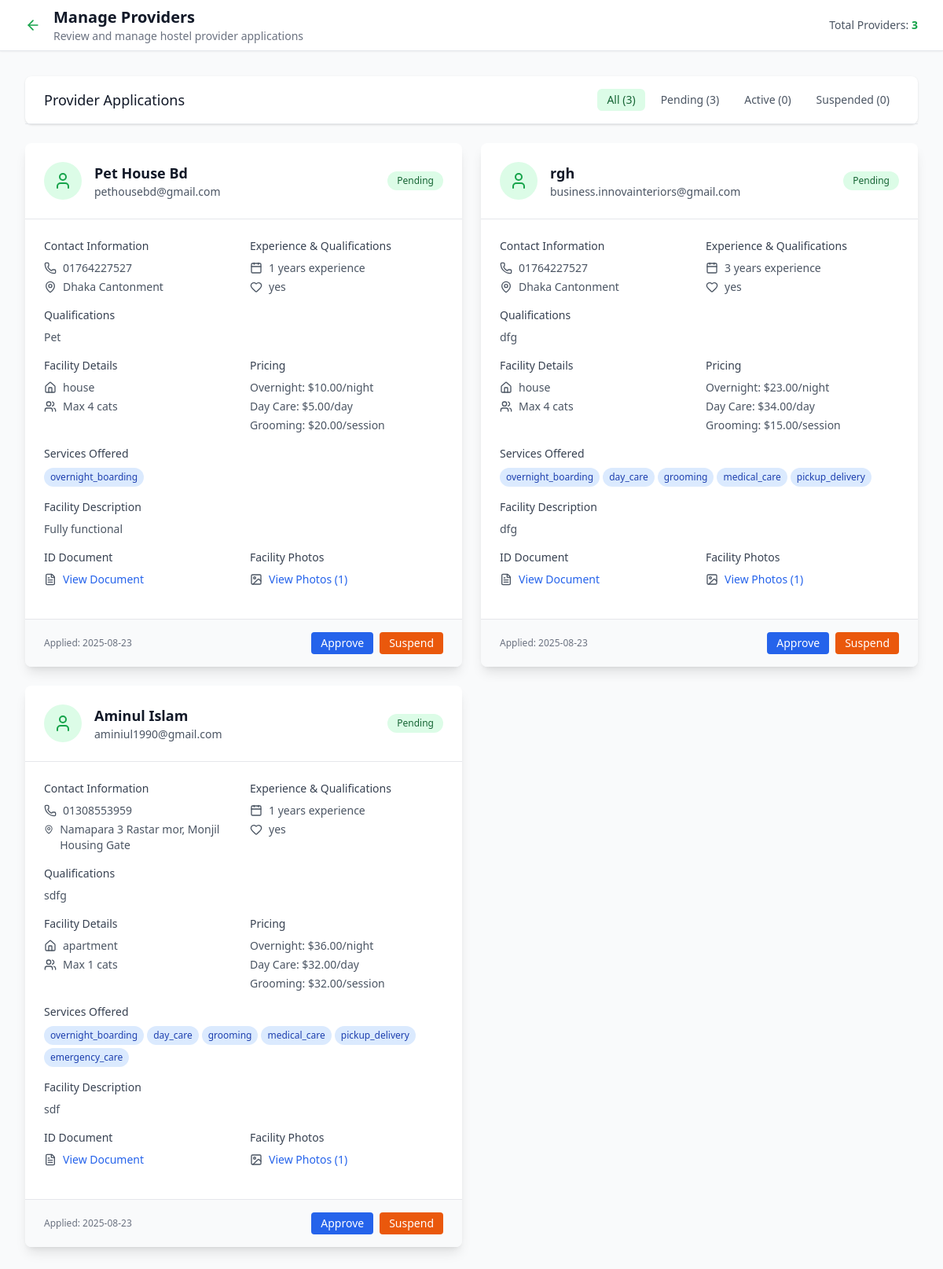
The page /dashboard-pages/providers.php on the database its author committed.
### tables this page shows
CREATE TABLE `hostel_providers` (
  `id` int(11) NOT NULL,
  `full_name` varchar(150) NOT NULL,
  `email` varchar(150) NOT NULL,
  `phone` varchar(50) NOT NULL,
  `address` text NOT NULL,
  `experience_years` int(11) NOT NULL,
  `own_cats` varchar(50) NOT NULL,
  `qualifications` text DEFAULT NULL,
  `property_type` varchar(100) NOT NULL,
  `max_capacity` int(11) NOT NULL,
  `services` text DEFAULT NULL,
  `facility_description` text DEFAULT NULL,
  `overnight_rate` decimal(10,2) NOT NULL,
  `day_care_rate` decimal(10,2) DEFAULT NULL,
  `grooming_rate` decimal(10,2) DEFAULT NULL,
  `id_document` varchar(255) DEFAULT NULL,
  `facility_photos` longtext DEFAULT NULL CHECK (json_valid(`facility_photos`)),
  `created_at` timestamp NOT NULL DEFAULT current_timestamp()
);

### dashboard-pages/providers.php (the view, shortened to what this page needs)
<?php
$conn = getDatabaseConnection();
$sql = "SELECT * FROM hostel_providers ORDER BY id DESC";
$result = $conn->query($sql);
$providers = [];
$statusCounts = ['all' => 0, 'pending' => 0, 'active' => 0, 'suspended' => 0];
if ($result->num_rows > 0) {
    while ($row = $result->fetch_assoc()) {
        $row['status'] = $row['status'] ?? 'pending';
        $providers[] = $row;
        $statusCounts['all']++;
        if (isset($statusCounts[$row['status']]))
            $statusCounts[$row['status']]++;
    }
}
?>
<!DOCTYPE html>
<html lang="en">
<head>
    <script src="https://cdn.tailwindcss.com"></script>
</head>
<body class="bg-gray-50">
    <header class="bg-white shadow-sm border-b">
        <div class="max-w-7xl mx-auto px-4 sm:px-6 lg:px-8">
            <div class="flex justify-between items-center h-16">
                <div class="flex items-center space-x-4">
                    <a href="../dashboard.php" class="text-green-600 hover:text-green-800">
                        <i data-lucide="arrow-left" class="w-5 h-5"></i>
                    </a>
                    <div>
                        <h1 class="text-xl font-semibold text-gray-900">Manage Providers</h1>
                        <p class="text-sm text-gray-500">Review and manage hostel provider applications</p>
                    </div>
                </div>
                <div class="flex items-center space-x-4">
                    <div class="text-sm text-gray-600">
                        Total Providers: <span class="font-semibold text-green-600"><?= $statusCounts['all'] ?></span>
                    </div>
                </div>
            </div>
        </div>
    </header>
    <div class="max-w-7xl mx-auto px-4 sm:px-6 lg:px-8 py-8">
        <div class="bg-white rounded-lg shadow mb-6">
            <div class="px-6 py-4 border-b border-gray-200">
                <div class="flex items-center justify-between">
                    <h3 class="text-lg font-medium text-gray-900">Provider Applications</h3>
                    <div class="flex space-x-2">
                        <button class="filter-btn px-3 py-1 text-sm rounded-md bg-green-100 text-green-800"
                            data-filter="all">All (<?= $statusCounts['all'] ?>)</button>
                        <button class="filter-btn px-3 py-1 text-sm rounded-md text-gray-600 hover:bg-gray-100"
                            data-filter="pending">Pending (<?= $statusCounts['pending'] ?>)</button>
                        <button class="filter-btn px-3 py-1 text-sm rounded-md text-gray-600 hover:bg-gray-100"
                            data-filter="active">Active (<?= $statusCounts['active'] ?>)</button>
                        <button class="filter-btn px-3 py-1 text-sm rounded-md text-gray-600 hover:bg-gray-100"
                            data-filter="suspended">Suspended (<?= $statusCounts['suspended'] ?>)</button>
                    </div>
                </div>
            </div>
        </div>
        <div class="grid grid-cols-1 lg:grid-cols-2 gap-6" id="providers-container">
            <?php foreach ($providers as $provider):
                $facility_photos = json_decode($provider['facility_photos'], true) ?? [];
                ?>
                <div class="bg-white rounded-lg shadow-lg hover:shadow-xl transition-shadow provider-card"
                    data-status="<?= htmlspecialchars($provider['status']) ?>" data-id="<?= $provider['id'] ?>">
                    <div class="p-6 border-b border-gray-200">
                        <div class="flex items-center justify-between">
                            <div class="flex items-center space-x-4">
                                <div class="w-12 h-12 bg-green-100 rounded-full flex items-center justify-center">
                                    <i data-lucide="user" class="w-6 h-6 text-green-600"></i>
                                </div>
                                <div>
                                    <h3 class="text-lg font-semibold text-gray-900">
                                        <?= htmlspecialchars($provider['full_name']) ?>
                                    </h3>
                                    <p class="text-sm text-gray-600"><?= htmlspecialchars($provider['email']) ?></p>
                                </div>
                            </div>
                            <span class="px-3 py-1 text-xs font-medium rounded-full bg-green-100 text-green-800">
                                <?= ucfirst($provider['status']) ?>
                            </span>
                        </div>
                    </div>
                    <div class="p-6">
                        <div class="grid grid-cols-1 md:grid-cols-2 gap-4 mb-4">
                            <div>
                                <h4 class="text-sm font-medium text-gray-700 mb-2">Contact Information</h4>
                                <div class="space-y-1">
                                    <div class="flex items-center text-sm text-gray-600"><i data-lucide="phone"
                                            class="w-4 h-4 mr-2"></i><?= htmlspecialchars($provider['phone']) ?></div>
                                    <div class="flex items-start text-sm text-gray-600"><i data-lucide="map-pin"
                                            class="w-4 h-4 mr-2 mt-0.5"></i><?= htmlspecialchars($provider['address']) ?>
                                    </div>
                                </div>
                            </div>
                            <div>
                                <h4 class="text-sm font-medium text-gray-700 mb-2">Experience & Qualifications</h4>
                                <div class="space-y-1">
                                    <div class="flex items-center text-sm text-gray-600"><i data-lucide="calendar"
                                            class="w-4 h-4 mr-2"></i><?= htmlspecialchars($provider['experience_years']) ?>
                                        years experience</div>
                                    <div class="flex items-center text-sm text-gray-600"><i data-lucide="heart"
                                            class="w-4 h-4 mr-2"></i><?= htmlspecialchars($provider['own_cats']) ?></div>
                                </div>
                            </div>
                        </div>
                        <div class="mb-4">
                            <h4 class="text-sm font-medium text-gray-700 mb-2">Qualifications</h4>
                            <p class="text-sm text-gray-600"><?= htmlspecialchars($provider['qualifications']) ?></p>
                        </div>
                        <div class="grid grid-cols-1 md:grid-cols-2 gap-4 mb-4">
                            <div>
                                <h4 class="text-sm font-medium text-gray-700 mb-2">Facility Details</h4>
                                <div class="space-y-1">
                                    <div class="flex items-center text-sm text-gray-600"><i data-lucide="home"
                                            class="w-4 h-4 mr-2"></i><?= htmlspecialchars($provider['property_type']) ?>
                                    </div>
                                    <div class="flex items-center text-sm text-gray-600"><i data-lucide="users"
                                            class="w-4 h-4 mr-2"></i>Max <?= htmlspecialchars($provider['max_capacity']) ?>
                                        cats</div>
                                </div>
                            </div>
                            <div>
                                <h4 class="text-sm font-medium text-gray-700 mb-2">Pricing</h4>
                                <div class="space-y-1">
                                    <div class="text-sm text-gray-600">Overnight:
                                        $<?= htmlspecialchars($provider['overnight_rate']) ?>/night</div>
                                    <div class="text-sm text-gray-600">Day Care:
                                        $<?= htmlspecialchars($provider['day_care_rate']) ?>/day</div>
                                    <div class="text-sm text-gray-600">Grooming:
                                        $<?= htmlspecialchars($provider['grooming_rate']) ?>/session</div>
                                </div>
                            </div>
                        </div>
                        <div class="mb-4">
                            <h4 class="text-sm font-medium text-gray-700 mb-2">Services Offered</h4>
                            <div class="flex flex-wrap gap-1">
                                <?php foreach (explode(",", $provider['services']) as $service): ?>
                                    <span
                                        class="px-2 py-1 bg-blue-100 text-blue-800 text-xs rounded-full"><?= htmlspecialchars($service) ?></span>
                                <?php endforeach; ?>
                            </div>
                        </div>
                        <div class="mb-4">
                            <h4 class="text-sm font-medium text-gray-700 mb-2">Facility Description</h4>
                            <p class="text-sm text-gray-600"><?= htmlspecialchars($provider['facility_description']) ?></p>
                        </div>
                        <div class="grid grid-cols-1 md:grid-cols-2 gap-4 mb-4">
                            <div>
                                <h4 class="text-sm font-medium text-gray-700 mb-2">ID Document</h4>
                                <div class="flex items-center text-sm text-gray-600">
                                    <i data-lucide="file-text" class="w-4 h-4 mr-2"></i>
                                    <button class="text-blue-600 hover:text-blue-800 view-document-btn"
                                        data-document="<?= htmlspecialchars($provider['id_document']) ?>">View
                                        Document</button>
                                </div>
                            </div>
                            <div>
                                <h4 class="text-sm font-medium text-gray-700 mb-2">Facility Photos</h4>
                                <div class="flex items-center text-sm text-gray-600">
                                    <i data-lucide="image" class="w-4 h-4 mr-2"></i>
                                    <button class="text-blue-600 hover:text-blue-800 view-photos-btn"
                                        data-photos='<?= htmlspecialchars($provider['facility_photos']) ?>'>View Photos
                                        (<?= count($facility_photos) ?>)</button>
                                </div>
                            </div>
                        </div>
                    </div>
                    <div class="px-6 py-4 bg-gray-50 border-t border-gray-200 rounded-b-lg">
                        <div class="flex items-center justify-between">
                            <div class="text-xs text-gray-500">Applied:
                                <?= htmlspecialchars(date("Y-m-d", strtotime($provider['created_at']))) ?>
                            </div>
                            <div class="flex space-x-2">
                                <?php if ($provider['status'] === 'pending'): ?>
                                    <button
                                        class="bg-blue-600 text-white px-3 py-1 rounded text-sm hover:bg-blue-700 transition-colors approve-btn"
                                        data-id="<?= $provider['id'] ?>">Approve</button>
                                    <button
                                        class="bg-orange-600 text-white px-3 py-1 rounded text-sm hover:bg-orange-700 transition-colors suspend-btn"
                                        data-id="<?= $provider['id'] ?>">Suspend</button>
                                <?php elseif ($provider['status'] === 'active'): ?>
                                    <button
                                        class="bg-orange-600 text-white px-3 py-1 rounded text-sm hover:bg-orange-700 transition-colors suspend-btn"
                                        data-id="<?= $provider['id'] ?>">Suspend</button>
                                <?php elseif ($provider['status'] === 'suspended'): ?>
                                    <button
                                        class="bg-green-600 text-white px-3 py-1 rounded text-sm hover:bg-green-700 transition-colors approve-btn"
                                        data-id="<?= $provider['id'] ?>">Reactivate</button>
                                <?php endif; ?>
                            </div>
                        </div>
                    </div>
                </div>
            <?php endforeach; ?>
        </div>
    </div>
</body>
</html>

### rows shown on the page
hostel_providers: full_name "Pet House Bd", email "pethousebd@gmail.com", status "Pending", phone "01764227527", address "Dhaka Cantonment", experience_years "1", own_cats "yes", qualifications "Pet", property_type "house", max_capacity "4", overnight_rate "10.00", day_care_rate "5.00", grooming_rate "20.00", services "overnight_boarding", facility_description "Fully functional", facility_photos "1", created_at "2025-08-23"
hostel_providers: full_name "rgh", email "business.innovainteriors@gmail.com", status "Pending", phone "01764227527", address "Dhaka Cantonment", experience_years "3", own_cats "yes", qualifications "dfg", property_type "house", max_capacity "4", overnight_rate "23.00", day_care_rate "34.00", grooming_rate "15.00", services "overnight_boarding", services "day_care", services "grooming", services "medical_care", services "pickup_delivery", facility_description "dfg", facility_photos "1", created_at "2025-08-23"
hostel_providers: full_name "Aminul Islam", email "aminiul1990@gmail.com", status "Pending", phone "01308553959", address "Namapara 3 Rastar mor, Monjil Housing Gate", experience_years "1", own_cats "yes", qualifications "sdfg", property_type "apartment", max_capacity "1", overnight_rate "36.00", day_care_rate "32.00", grooming_rate "32.00", services "overnight_boarding", services "day_care", services "grooming", services "medical_care", services "pickup_delivery", services "emergency_care", facility_description "sdf", facility_photos "1", created_at "2025-08-23"

### other values the page prints
$statusCounts['all'] "3"
$statusCounts['pending'] "3"
$statusCounts['active'] "0"
$statusCounts['suspended'] "0"
